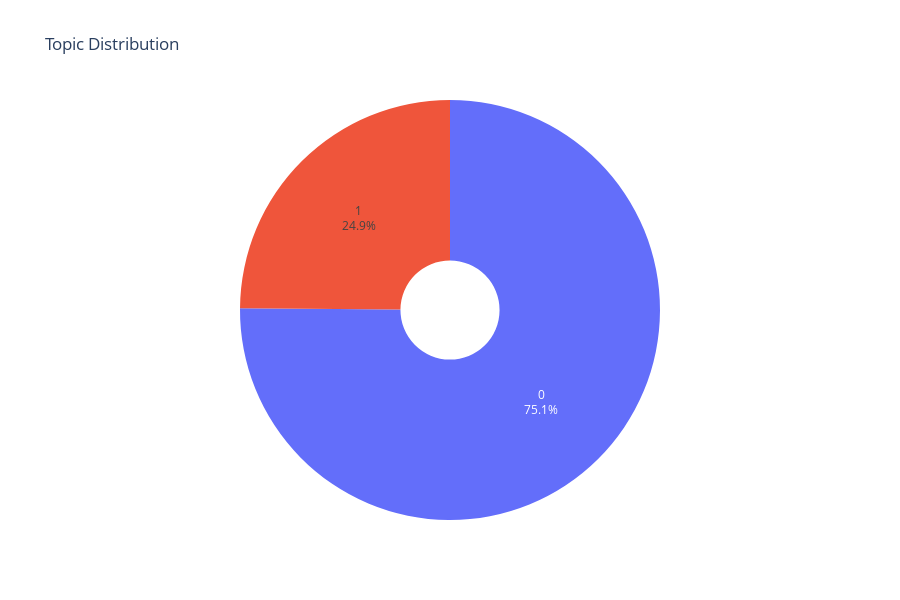

Notebook cell for this chart:
### Markdown cell above
There are 516 press releases containing some spelling variation of 'öffentlich' in the title.

### Code cell
# counting number of press releases per topic

# to prevent depreciation warnings
with warnings.catch_warnings():
    warnings.simplefilter('ignore')
    fig = px.pie(df.topic.value_counts(), values=df.topic.value_counts().values,
        names=df.topic.value_counts().index, hole=0.236,
        height=600,
        title='Topic Distribution')

    fig.update_traces(textposition='inside', textinfo='percent+label', showlegend=False)
    fig.show()

### Figure 1 — Plotly figure (JSON) as saved in the notebook; plotly's stock layout.template omitted (floating-point values rounded to 4 significant figures)
{"data": [{"domain": {"x": [0, 1], "y": [0, 1]}, "hole": 0.236, "hovertemplate": "label=%{label}<br>value=%{value}<extra></extra>", "labels": [0, 1], "legendgroup": "", "name": "", "showlegend": false, "textinfo": "percent+label", "textposition": "inside", "type": "pie", "values": [668, 221]}], "layout": {"height": 600, "legend": {"tracegroupgap": 0}, "title": {"text": "Topic Distribution"}}}
